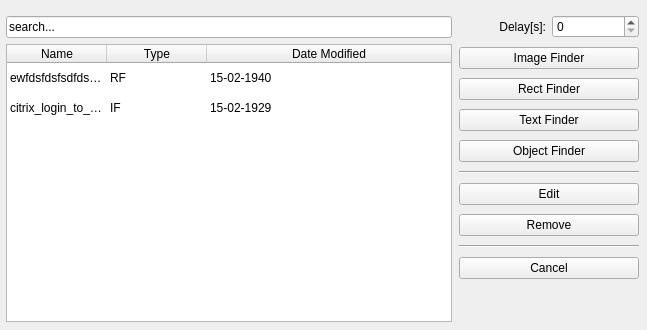
<?xml version="1.0" encoding="UTF-8"?>
<ui version="4.0">
 <class>Form</class>
 <widget class="QWidget" name="Form">
  <property name="geometry">
   <rect>
    <x>0</x>
    <y>0</y>
    <width>647</width>
    <height>330</height>
   </rect>
  </property>
  <property name="windowTitle">
   <string>Alyvix - Select Finder</string>
  </property>
  <widget class="QPushButton" name="pushButtonCC">
   <property name="enabled">
    <bool>true</bool>
   </property>
   <property name="geometry">
    <rect>
     <x>9</x>
     <y>9000</y>
     <width>216</width>
     <height>23</height>
    </rect>
   </property>
   <property name="text">
    <string>Custom Code</string>
   </property>
  </widget>
  <widget class="QWidget" name="widget_2" native="true">
   <property name="geometry">
    <rect>
     <x>106</x>
     <y>387</y>
     <width>229</width>
     <height>240</height>
    </rect>
   </property>
  </widget>
  <widget class="QWidget" name="widget" native="true">
   <property name="geometry">
    <rect>
     <x>0</x>
     <y>10</y>
     <width>647</width>
     <height>321</height>
    </rect>
   </property>
   <widget class="QWidget" name="gridLayoutWidget_2">
    <property name="geometry">
     <rect>
      <x>6</x>
      <y>6</y>
      <width>446</width>
      <height>306</height>
     </rect>
    </property>
    <layout class="QGridLayout" name="gridLayout_2">
     <item row="0" column="0" colspan="3">
      <widget class="QLineEdit" name="lineEditSearch">
       <property name="text">
        <string>search...</string>
       </property>
      </widget>
     </item>
     <item row="1" column="0" colspan="3">
      <widget class="QTableWidget" name="tableWidget">
       <property name="alternatingRowColors">
        <bool>false</bool>
       </property>
       <property name="selectionBehavior">
        <enum>QAbstractItemView::SelectRows</enum>
       </property>
       <property name="showGrid">
        <bool>false</bool>
       </property>
       <property name="sortingEnabled">
        <bool>true</bool>
       </property>
       <property name="cornerButtonEnabled">
        <bool>true</bool>
       </property>
       <attribute name="horizontalHeaderCascadingSectionResizes">
        <bool>false</bool>
       </attribute>
       <attribute name="horizontalHeaderHighlightSections">
        <bool>true</bool>
       </attribute>
       <attribute name="horizontalHeaderStretchLastSection">
        <bool>true</bool>
       </attribute>
       <attribute name="verticalHeaderVisible">
        <bool>false</bool>
       </attribute>
       <attribute name="verticalHeaderStretchLastSection">
        <bool>false</bool>
       </attribute>
       <row>
        <property name="text">
         <string>1</string>
        </property>
       </row>
       <row>
        <property name="text">
         <string>2</string>
        </property>
       </row>
       <column>
        <property name="text">
         <string>Name</string>
        </property>
       </column>
       <column>
        <property name="text">
         <string>Type</string>
        </property>
       </column>
       <column>
        <property name="text">
         <string>Date Modified</string>
        </property>
       </column>
       <item row="0" column="0">
        <property name="text">
         <string>ewfdsfdsfsdfdsfdsfsdfs</string>
        </property>
       </item>
       <item row="0" column="1">
        <property name="text">
         <string>RF</string>
        </property>
       </item>
       <item row="0" column="2">
        <property name="text">
         <string>15-02-1940</string>
        </property>
       </item>
       <item row="1" column="0">
        <property name="text">
         <string>citrix_login_to_xamarin_with_a</string>
        </property>
       </item>
       <item row="1" column="1">
        <property name="text">
         <string>IF</string>
        </property>
       </item>
       <item row="1" column="2">
        <property name="text">
         <string>15-02-1929</string>
        </property>
       </item>
      </widget>
     </item>
    </layout>
   </widget>
   <widget class="QWidget" name="gridLayoutWidget">
    <property name="geometry">
     <rect>
      <x>459</x>
      <y>2</y>
      <width>180</width>
      <height>276</height>
     </rect>
    </property>
    <layout class="QGridLayout" name="gridLayout">
     <item row="10" column="0" colspan="2">
      <widget class="QPushButton" name="pushButtonCancel">
       <property name="text">
        <string>Cancel</string>
       </property>
      </widget>
     </item>
     <item row="4" column="0" colspan="2">
      <widget class="QPushButton" name="pushButtonTF">
       <property name="enabled">
        <bool>true</bool>
       </property>
       <property name="text">
        <string>Text Finder</string>
       </property>
      </widget>
     </item>
     <item row="9" column="0" colspan="2">
      <widget class="Line" name="line">
       <property name="orientation">
        <enum>Qt::Horizontal</enum>
       </property>
      </widget>
     </item>
     <item row="7" column="0" colspan="2">
      <widget class="QPushButton" name="pushButtonEdit">
       <property name="text">
        <string>Edit</string>
       </property>
      </widget>
     </item>
     <item row="8" column="0" colspan="2">
      <widget class="QPushButton" name="pushButtonRemove">
       <property name="text">
        <string>Remove</string>
       </property>
      </widget>
     </item>
     <item row="5" column="0" colspan="2">
      <widget class="QPushButton" name="pushButtonOF">
       <property name="enabled">
        <bool>true</bool>
       </property>
       <property name="text">
        <string>Object Finder</string>
       </property>
      </widget>
     </item>
     <item row="6" column="0" colspan="2">
      <widget class="Line" name="line_2">
       <property name="orientation">
        <enum>Qt::Horizontal</enum>
       </property>
      </widget>
     </item>
     <item row="0" column="0">
      <widget class="QLabel" name="label_2">
       <property name="text">
        <string>Delay[s]:</string>
       </property>
       <property name="alignment">
        <set>Qt::AlignRight|Qt::AlignTrailing|Qt::AlignVCenter</set>
       </property>
      </widget>
     </item>
     <item row="2" column="0" colspan="2">
      <widget class="QPushButton" name="pushButtonRF">
       <property name="text">
        <string>Rect Finder</string>
       </property>
      </widget>
     </item>
     <item row="0" column="1">
      <widget class="QSpinBox" name="spinBoxDelay">
       <property name="maximum">
        <number>60</number>
       </property>
      </widget>
     </item>
     <item row="1" column="0" colspan="2">
      <widget class="QPushButton" name="pushButtonIF">
       <property name="text">
        <string>Image Finder</string>
       </property>
      </widget>
     </item>
    </layout>
   </widget>
  </widget>
 </widget>
 <resources/>
 <connections/>
</ui>
